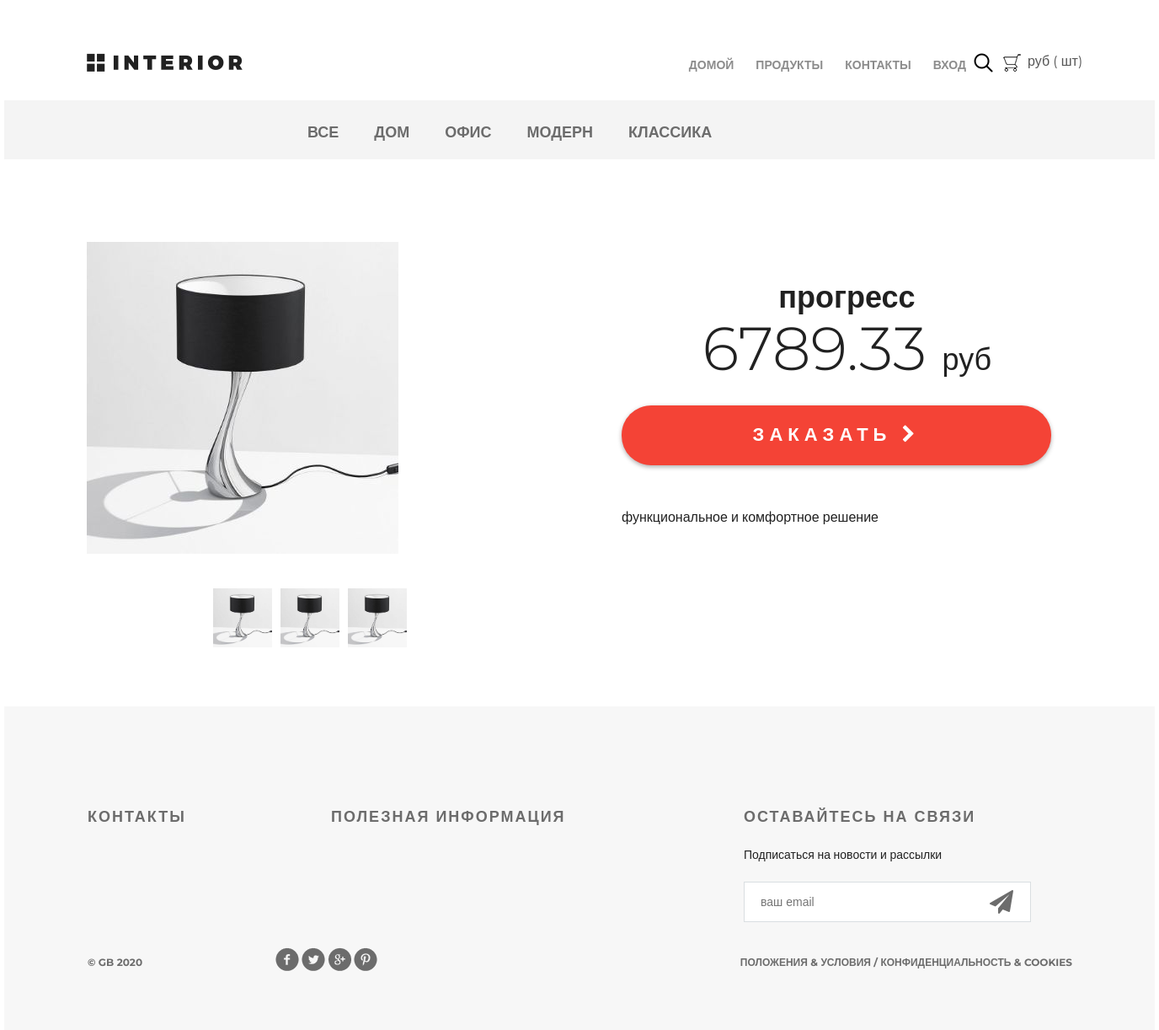
Page /product/7/ on the committed database.
### mainapp/models.py (models this page shows, shortened)
class ProductsCategory(models.Model):
    name = models.CharField('категория товара', max_length=64)
    description = models.TextField('описание', blank=True)
    is_active = models.BooleanField('активность', default=True)
    class Meta:
        verbose_name = 'категория товара'
        verbose_name_plural = 'категории товаров'

class Product(models.Model):
    category = models.ForeignKey(ProductsCategory, on_delete=models.CASCADE)
    name = models.CharField('товар', max_length=64)
    image = models.ImageField(upload_to='products_images', blank=True)
    description = models.TextField('описание', blank=True)
    short_desc = models.CharField(
        'краткое описание', max_length=64, blank=True)
    price = models.DecimalField(
        'цена', max_digits=8, decimal_places=2, default=0, null=True)
    quantity = models.PositiveIntegerField('количество на складе', default=0)
    is_active = models.BooleanField('активность', default=True)
    class Meta:
        verbose_name = 'товар'
        verbose_name_plural = 'товары'

### mainapp/views.py (the view)
# urls.py: path('product/<int:product_pk>/', mainapp.product_page, name='product_page'),
def product_page(request, product_pk):
    product = get_object_or_404(Product, pk=product_pk)
    context = {
        'page_title': 'продукт',
        'catalog_menu': get_catalog_menu(),
        'product': product,
        'category_pk': product.category_id,
    }
    return render(request, 'mainapp/product_page.html', context)

### mainapp/views.py (called while the page is built)
def get_catalog_menu():
    return ProductsCategory.objects.all()

### mainapp/templates/mainapp/product_page.html (shortened to what this page needs)
{% extends 'mainapp/base.html' %}
{% block container %}
    <div class="hero-white">
        {% include 'mainapp/includes/inc__main_menu.html' %}
    </div>
    <div class="details">
        {% include 'mainapp/includes/inc__catalog_menu.html' %}
        <div class="details-products">
            <div class="details-slider">
                <div class="slider-product">
                    <img src="/media/{{ product.image }}">
                </div>
                <div class="slider-control">
                    <div class="block">
                        <a href="#"><img src="/media/{{ product.image }}" alt="">
                        </a>
                    </div>
                    <div class="block">
                        <a href="#"><img src="/media/{{ product.image }}" alt="">
                        </a>
                    </div>
                    <div class="block">
                        <a href="#"><img src="/media/{{ product.image }}" alt="">
                        </a>
                    </div>
                </div>
            </div>
            <div class="description">
                <h3 class="big-bold">{{ product.name }}</h3>
                <br>
                <p class="price"> {{ product.price }} <span>руб</span></p>
                <a href="{% url 'basket:add' product.pk %}" class="red-button">
                    заказать <i class="fa fa-chevron-right" aria-hidden="true"></i>
                </a>
                <div class="description-text">
                    {{ product.description }}
                </div>
            </div>
        </div>
    </div>
{% endblock %}

### mainapp/templates/mainapp/includes/inc__catalog_menu.html
<div class="links clearfix">
    <ul class="links-menu">
        <li>
            <a href="{% url 'main:category_items' 0 %}"
               {% if request.resolver_match.kwargs.category_pk == 0 %}class="active"{% endif %}>
                все
            </a>
        </li>
        {% for item in catalog_menu %}
            <li>
                <a href="{% url 'main:category_items' item.pk %}"
                class ="{% if request.resolver_match.kwargs.category_pk == item.pk %}active{% endif %}">
                    {{ item.name }}
                </a>
            </li>
        {% endfor %}
    </ul>
</div>

### static/css/style.css (style rules this page uses)
* { margin: 0; padding: 0; }
body { font-family: 'Montserrat', sans-serif; }
html, body { height: 100%; }
.slider-control .block a img { width: 70px; }
.clearfix:after { content: ""; display: block; clear: both; }
.big-bold { color: #212121; font-size: 36px; font-weight: 700; text-align: left; margin-bottom: 24px; line-height: 36px; }
.hero-white { background-color: #fff; height: 119px; padding-left: 98px; padding-right: 211px; position: relative; }
.links { height: 70px; background-color: #f4f4f4; position: relative; padding-left: 360px; }
.links-menu { margin: 27px auto 0px; position: absolute; }
.links-menu li { float: left; list-style-type: none; padding-right: 42px; }
.links-menu li a { text-decoration: none; color: #6c6c6c; font-size: 18px; font-weight: 700; text-transform: uppercase; }
.details-products { padding-left: 98px; padding-right: 98px; margin-top: 98px; height: 551px; }
.details-slider { width: 570px; float: left; margin-right: 30px; }
.slider-product { width: 570px; height: 400px; }
.slider-control { width: 420px; height: 70px; margin: 11px auto 0px; padding-left: 150px }
.slider-control .block { height: 70px; width: 70px; position: relative; float: left; margin-right: 10px; }
.description { width: 535px; float: right; padding-left: 35px }
.description .big-bold { color: #212121; font-size: 36px; font-weight: 700; text-align: center; margin-top: 47px; margin-bottom: 0px; }
.description .price { color: #212121; font-size: 72px; font-weight: 300; line-height: 48px; text-align: center; }
.description .price span { color: #212121; font-size: 36px; font-weight: 300; line-height: 48px; text-align: center; }
.red-button { display: block; height: 71px; width: 510px; border-radius: 35px; background-color: #f44336; text-align: center; text-transform: uppercase; text-decoration: none; color: #ffffff; font-size: 22px; font-weight: 700; line-height: 24px; box-shadow: 0px 2px 4.85px 0.15px rgba(33, 33, 33, 0.35); line-height: 70px; letter-spacing: 6px; margin-top: 31px; }
.description-text { margin-top: 50px; color: #212121; font-size: 16px; font-weight: 300; line-height: 24px; text-align: left; }

### rows in the picture
ProductsCategory: name "ДОМ"
ProductsCategory: name "ОФИС"
ProductsCategory: name "МОДЕРН"
ProductsCategory: name "КЛАССИКА"
Product: image (picture), name "прогресс", price "6789.33", description "функциональное и комфортное решение"
